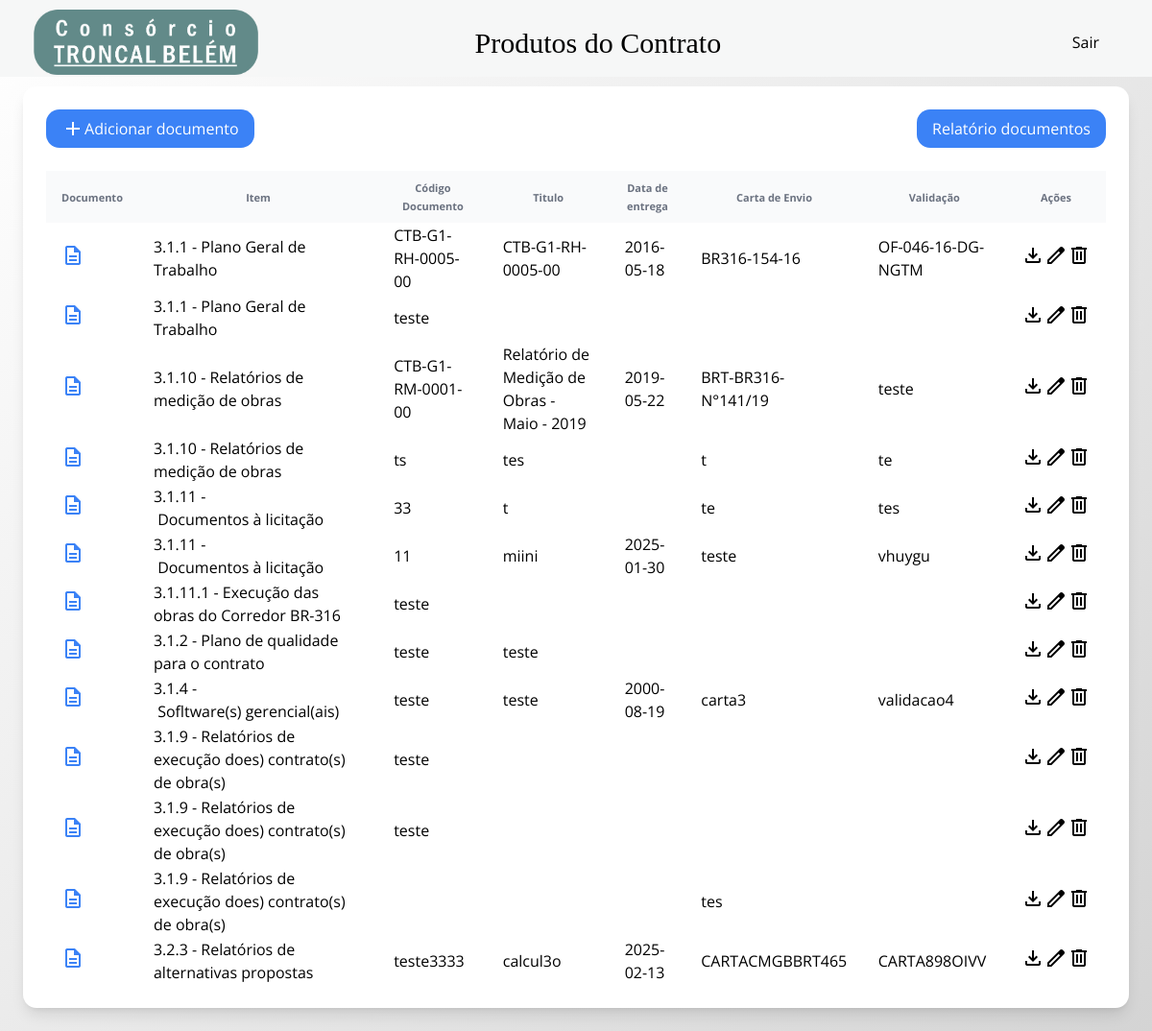
The page / (signed in) on the database its author committed.
### tables this page shows
CREATE TABLE arquivo(
id INTEGER PRIMARY KEY,
item TEXT,
cod_doc TEXT,
title TEXT,
data_entrega TEXT,
carta_envio TEXT,
validacao TEXT,
archive_name TEXT
);

### config/routes.php (called while the page is built, shortened)
<?php
return [
    'GET|/' => ArquivoListController::class,
    'GET|/novo-documento' => FormController::class,
    'POST|/novo-documento' => NewArquivoController::class,
    'GET|/excluir-documento' => ArquivoDeleteController::class,
    'GET|/editar-documento' => FormController::class,
    'POST|/editar-documento' => EditDocumentController::class,
    'GET|/download-documento' => ArquivoDownloadController::class,
    'GET|/login' => [AuthController::class,'processaRequisicao'],
    'POST|/login' => [AuthController::class,'login'],
    'GET|/logout' => [AuthController::class,'logout'],
    'GET|/register' => [AuthController::class,'registerView'],
    'POST|/register' => [AuthController::class,'register'],
    'GET|/relatorio-documento' => RelatorioController::class,
];

### src/Controller/ArquivoListController.php (called while the page is built, shortened)
<?php
class ArquivoListController implements Controller
{
    public function processaRequisicao(): void
    {
        $documentList = $this->documentRepository->all();
        require_once __DIR__ . '/../../views/document-list.php';
    }
}

### src/Repository/DocumentRepository.php (called while the page is built, shortened)
<?php
class DocumentRepository
{
    public function __construct(public PDO $pdo)
    {
        $this->pdo = $pdo;
    }
    public function all() :array{
        $documentList = $this->pdo->query('SELECT *
        FROM arquivo
        ORDER BY item;')->fetchAll(PDO::FETCH_ASSOC);
        return array_map($this->hydrateDocument(...),$documentList);
    }
    public function hydrateDocument(array $documentData) : Document{
        $document = new Document(
            $documentData['item'],
            $documentData['cod_doc'],
            $documentData['title'],
            $documentData['data_entrega'],
            $documentData['carta_envio'],
            $documentData['validacao'],
        );
        $document->setId($documentData['id']);
        if($documentData['archive_name'] !== null){
            $document->setArchiveName($documentData['archive_name']);
        }
        return $document;
    }
}

### src/Entity/Document.php (called while the page is built, shortened)
<?php
class Document
{
    public function setId(int $id): void{
        $this->id =$id;
    }
}

### views/document-list.php (the view, shortened to what this page needs)
<?php require_once 'inicio-html.php';?>
<link rel="stylesheet" href="https://cdn.datatables.net/2.2.2/css/dataTables.dataTables.css" />
<body>
    <div id="webcrumbs">
      <div class="w-[1000px] bg-white rounded-lg shadow-lg p-6">
        <div class="flex justify-between items-center mb-6">
          <a href="./novo-documento"
            class="flex items-center gap-2 bg-blue-500 text-white px-4 py-2 rounded-lg hover:bg-blue-600 transition-all duration-200"
          >
            <span class="material-symbols-outlined">add</span> Adicionar
            documento
          </a>
          <a href="./relatorio-documento"
            class="flex items-center gap-2 bg-blue-500 text-white px-4 py-2 rounded-lg hover:bg-blue-600 transition-all duration-200"
          >
            <span class="material-symbols-outlined"></span> Relatório documentos
          </a>
        </div>
        <table class="w-full" id="table">
          <thead>
            <tr class="text-sm text-gray-500 bg-gray-50 rounded-lg">
              <th class="px-4 py-2 text-left w-[40px]">Documento</th>
              <th class="px-4 py-2 text-left w-[2fr]">Item</th>
              <th class="px-4 py-2 text-left w-[1.5fr]">Código Documento</th>
              <th class="px-4 py-2 text-left w-[1fr]">Titulo</th>
              <th class="px-4 py-2 text-left w-[1fr]">Data de entrega</th>
              <th class="px-4 py-2 text-left w-[1fr]">Carta de Envio</th>
              <th class="px-4 py-2 text-left w-[1fr]">Validação</th>
              <th class="px-4 py-2 text-left w-[120px]">Ações</th>
            </tr>
          </thead>
          <tbody>
          <?php foreach ($documentList as $document):  ?>
            <tr class="hover:bg-gray-50 transition-all duration-200">
              <td class="px-4 py-3">
                <span class="material-symbols-outlined text-blue-500"
                  >description</span
                >
              </td>
              <td class="px-4 py-3"><?= $document?->item  ?></td>
              <td class="px-4 py-3"><?= $document?->cod_doc  ?></td>
              <td class="px-4 py-3"><?= $document?->title  ?></td>
              <td class="px-4 py-3"><?= $document?->data_entrega;?></td>
              <td class="px-4 py-3"><?= $document?->carta_envio;?></td>
              <td class="px-4 py-3"><?= $document?->validacao;?></td>
              <td class="px-4 py-3">
                <div class="flex gap-2">
                  <button
                    class="p-1.5 hover:bg-gray-100 rounded-lg transition-all duration-200"
                  >
                    <a href="download-documento?id=<?= $document?->id; ?>" class="material-symbols-outlined">download</a>
                  </button>
                  <button
                    class="p-1.5 hover:bg-gray-100 rounded-lg transition-all duration-200"
                  >
                    <a href="editar-documento?id=<?= $document->id; ?>" class="material-symbols-outlined">edit</a>
                  </button>
                  <button
                    class="p-1.5 hover:bg-gray-100 rounded-lg transition-all duration-200"
                  >
                    <a href="excluir-documento?id=<?= $document->id; ?>" class="material-symbols-outlined">delete</a>
                  </button>
                </div>
              </td>
            </tr>
            <?php endforeach; ?>
          </tbody>
        </table>
      </div>
    </div>
  </body>
</html>

### public/index.php (shortened to what this page needs)
<?php
$db_path = __DIR__ . '/../banco.sqlite';
$pdo = new PDO("sqlite:$db_path");
$documentRepository = new DocumentRepository($pdo);
$routes = require_once __DIR__ . '/../config/routes.php';
$pathInfo = $_SERVER['PATH_INFO'] ?? '/';
$httpMethod = $_SERVER['REQUEST_METHOD'];
$key = "$httpMethod|$pathInfo";
if(array_key_exists($key,$routes)){
  $controller = new $handler($documentRepository);
  $controller->processaRequisicao();
  return;
}

### views/inicio-html.php (shortened to what this page needs)
<!DOCTYPE html>
<html lang="pt-br">
<head>
    <link rel="stylesheet" href="../css/inicio-html.css">
    <link rel="stylesheet" href="../css/index.css">
    <link rel="stylesheet" href="../css/novo-documento.css">
    <link rel="stylesheet" href="../css/login-form.css">
</head>
<header>
    <nav class="cabecalho">
        <a class="logo" href="/"></a>
        <p>Produtos do Contrato</p>
        <div class="cabecalho__icones">
            <a href="/logout" class="cabecalho__sair">Sair</a>
        </div>
    </nav>
</header>

### public/css/inicio-html.css (style rules this page uses)
.logo { background-image: url(../img/cabecalho/Logo.jpeg); background-repeat: no-repeat; padding: 34px 117px; margin: 10px; cursor: pointer; background-size: cover; }
p { padding-right: 120px; font-family: Times New Roman,Arial, sans-serif; font-size: 30px; }
.cabecalho__sair { margin: 0 20px; padding: 5px 10px; border-radius: 10%; background-color: var(--azul-escuro); }
.cabecalho { display: flex; justify-content: space-between; align-items: center; }
header { background-color: white; top: 0; height: 100px; width: 100vw; z-index: 2; }

### public/css/index.css (style rules this page uses)
:host, html { line-height: 1.5; -webkit-text-size-adjust: 100%; font-family: Open Sans, ui-sans-serif, system-ui, sans-serif, Apple Color Emoji, Segoe UI Emoji, Segoe UI Symbol, Noto Color Emoji; font-feature-settings: normal; font-variation-settings: normal; -moz-tab-size: 4; tab-size: 4; -webkit-tap-highlight-color: transparent; }
body { line-height: inherit; margin: 0; }
a { color: inherit; text-decoration: inherit; }
table { border-collapse: collapse; border-color: inherit; text-indent: 0; }
button, input, optgroup, select, textarea { color: inherit; font-family: inherit; font-feature-settings: inherit; font-size: 100%; font-variation-settings: inherit; font-weight: inherit; letter-spacing: inherit; line-height: inherit; margin: 0; padding: 0; }
button, select { text-transform: none; }
button, input:where([type="button"]), input:where([type="reset"]), input:where([type="submit"]) { -webkit-appearance: button; background-color: transparent; background-image: none; }
blockquote, dd, dl, figure, h1, h2, h3, h4, h5, h6, hr, p, pre { margin: 0; }
[role="button"], button { cursor: pointer; }
#webcrumbs .mb-6 { margin-bottom: 24px; }
#webcrumbs .flex { display: flex; }
#webcrumbs .w-\[1000px\] { padding-top: 240px; }
#webcrumbs .w-full { width: 100%; }
#webcrumbs .items-center { align-items: center; }
#webcrumbs .justify-between { justify-content: space-between; }
#webcrumbs .rounded-lg { border-radius: 14px; }
#webcrumbs .bg-blue-500 { --tw-bg-opacity: 1; background-color: rgb(59 130 246 / var(--tw-bg-opacity)); }
#webcrumbs .bg-gray-50 { --tw-bg-opacity: 1; background-color: rgb(249 250 251 / var(--tw-bg-opacity)); }
#webcrumbs .bg-white { padding-bottom: 200px; --tw-bg-opacity: 1; background-color: rgb(255 255 255 / var(--tw-bg-opacity)); }
#webcrumbs .p-6 { padding: 24px; }
#webcrumbs .px-4 { padding-left: 16px; padding-right: 16px; }
#webcrumbs .py-2 { padding-bottom: 8px; padding-top: 8px; }
#webcrumbs .text-sm { font-size: 11px; line-height: 19px; text-align: start; }
#webcrumbs .text-blue-500 { --tw-text-opacity: 1; color: rgb(59 130 246 / var(--tw-text-opacity)); }
#webcrumbs .text-gray-500 { --tw-text-opacity: 1; color: rgb(107 114 128 / var(--tw-text-opacity)); }
#webcrumbs .text-white { --tw-text-opacity: 1; color: rgb(255 255 255 / var(--tw-text-opacity)); }
#webcrumbs .shadow-lg { --tw-shadow: 0 10px 15px -3px rgba(0, 0, 0, 0.1), 0 4px 6px -4px rgba(0, 0, 0, 0.1); --tw-shadow-colored: 0 10px 15px -3px var(--tw-shadow-color), 0 4px 6px -4px var(--tw-shadow-color); box-shadow: var(--tw-ring-offset-shadow, 0 0 #0000), var(--tw-ring-shadow, 0 0 #0000), var(--tw-shadow); }
#webcrumbs .transition-all { transition-duration: 0.15s; transition-property: all; transition-timing-function: cubic-bezier(0.4, 0, 0.2, 1); }
#webcrumbs { font-family: Open Sans !important; font-size: 16px !important; }
body { line-height: inherit; padding: 24px; padding-top: 90px; display: flex; min-width: 100vw; min-height: 100vh; align-items: center; justify-content: center; background: linear-gradient(135deg, #ffffff, #d4d4d4); }
header { position: fixed; background-color: #f6f7f7; top: 0; height: 80px; width: 100vw; padding: 0 25px; z-index: 2; }

### rows shown on the page
arquivo: item "3.1.1 - Plano Geral de Trabalho", cod_doc "CTB-G1-RH-0005-00", title "CTB-G1-RH-0005-00", data_entrega "2016-05-18", carta_envio "BR316-154-16", validacao "OF-046-16-DG-NGTM"
arquivo: item "3.1.1 - Plano Geral de Trabalho", cod_doc "teste"
arquivo: item "3.1.10 - Relatórios de medição de obras", cod_doc "CTB-G1-RM-0001-00", title "Relatório de Medição de Obras - Maio - 2019", data_entrega "2019-05-22", carta_envio "BRT-BR316-N°141/19", validacao "teste"
arquivo: item "3.1.10 - Relatórios de medição de obras", cod_doc "ts", title "tes", carta_envio "t", validacao "te"
arquivo: item "3.1.11 - Documentos à licitação", cod_doc "33", title "t", carta_envio "te", validacao "tes"
arquivo: item "3.1.11 - Documentos à licitação", cod_doc "11", title "miini", data_entrega "2025-01-30", carta_envio "teste", validacao "vhuygu"
arquivo: item "3.1.11.1 - Execução das obras do Corredor BR-316", cod_doc "teste"
arquivo: item "3.1.2 - Plano de qualidade para o contrato", cod_doc "teste", title "teste"
arquivo: item "3.1.4 - Sofltware(s) gerencial(ais)", cod_doc "teste", title "teste", data_entrega "2000-08-19", carta_envio "carta3", validacao "validacao4"
arquivo: item "3.1.9 - Relatórios de execução does) contrato(s) de obra(s)", cod_doc "teste"
arquivo: item "3.1.9 - Relatórios de execução does) contrato(s) de obra(s)", cod_doc "teste"
arquivo: item "3.1.9 - Relatórios de execução does) contrato(s) de obra(s)", carta_envio "tes"
arquivo: item "3.2.3 - Relatórios de alternativas propostas", cod_doc "teste3333", title "calcul3o", data_entrega "2025-02-13", carta_envio "CARTACMGBBRT465", validacao "CARTA898OIVV"
